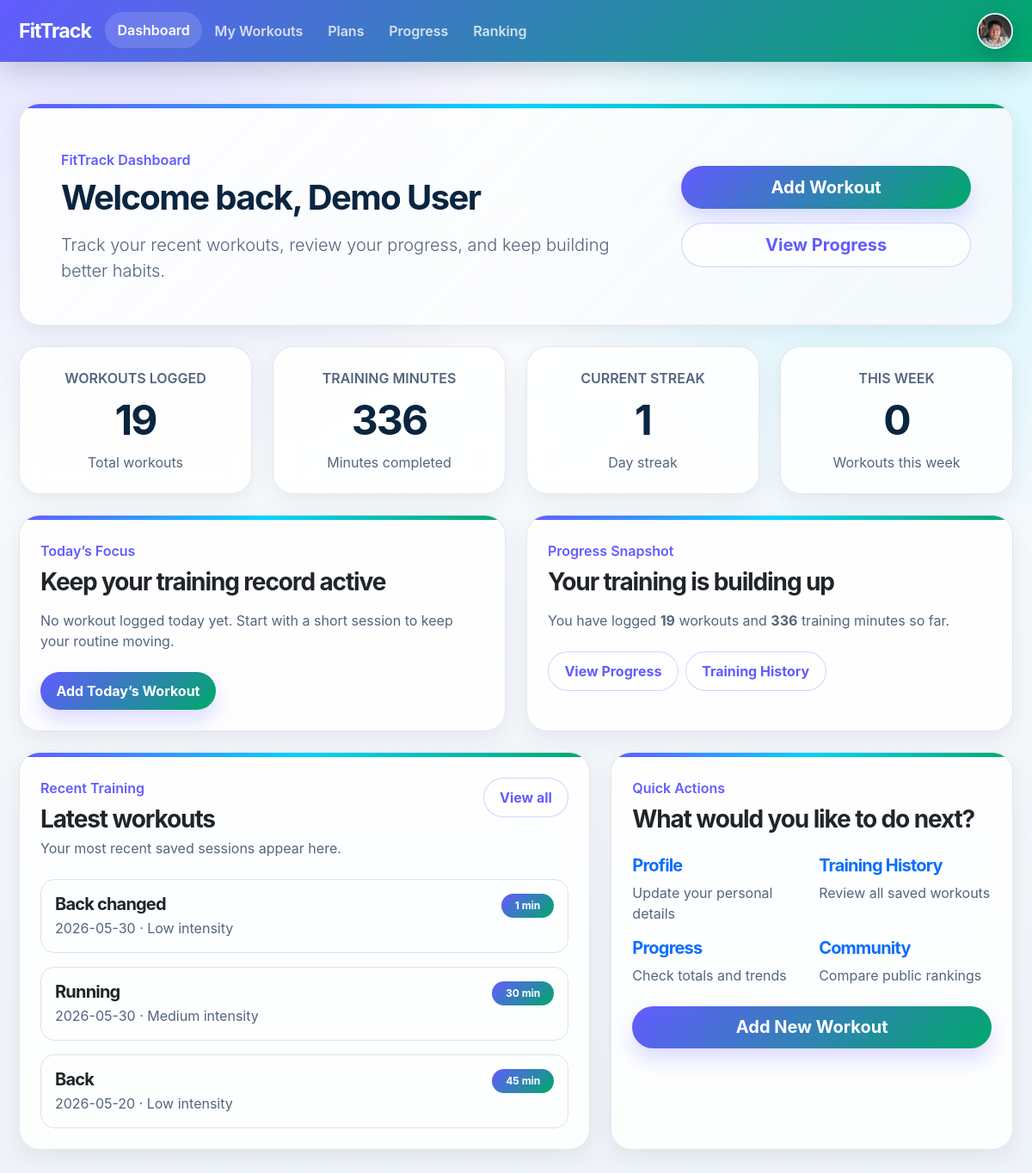
The app's page /dashboard (signed in) with its own data.
### app.py (models this page shows, shortened)
class User(db.Model):
    __tablename__ = "users"
    id = db.Column(db.Integer, primary_key=True)
    name = db.Column(db.String(100), nullable=False)
    email = db.Column(db.String(120), unique=True, nullable=False)
    password_hash = db.Column(db.String(255), nullable=False)
    goal = db.Column(db.String(200), nullable=True)
    member_since = db.Column(db.String(50), nullable=True)
    location = db.Column(db.String(100), nullable=True)
    avatar_filename = db.Column(db.String(255), nullable=True)
    show_public_profile = db.Column(db.Boolean, nullable=False, default=True)
    show_public_fitness = db.Column(db.Boolean, nullable=False, default=True)
    workouts = db.relationship(
        "Workout",
        backref="owner",
        lazy=True,
        cascade="all, delete-orphan"
    )

class Workout(db.Model):
    __tablename__ = "workouts"
    id = db.Column(db.Integer, primary_key=True)
    date = db.Column(db.String(20), nullable=False)
    type = db.Column(db.String(50), nullable=False)
    duration = db.Column(db.Integer, nullable=False)
    intensity = db.Column(db.String(20), nullable=False)
    notes = db.Column(db.Text, nullable=True)
    started_at = db.Column(db.DateTime, nullable=True)
    finished_at = db.Column(db.DateTime, nullable=True)
    user_id = db.Column(db.Integer, db.ForeignKey("users.id"), nullable=False)
    sets = db.relationship(
        "WorkoutSet",
        backref="workout",
        lazy=True,
        cascade="all, delete-orphan"
    )

### app.py (the view)
@app.route("/dashboard")
def dashboard():
    if not is_logged_in():
        return redirect(url_for("login"))
    user = current_user()
    if user is None:
        session.clear()
        return redirect(url_for("login"))
    recent_workout_objects = (
        Workout.query
        .filter_by(user_id=user.id)
        .order_by(Workout.date.desc(), Workout.id.desc())
        .limit(3)
        .all()
    )
    recent_workouts = [
        workout_to_dict(workout)
        for workout in recent_workout_objects
    ]
    statistics = get_statistics(user)
    return render_template(
        "dashboard.html",
        email=user.email,
        recent_workouts=recent_workouts,
        statistics=statistics,
    )

### templates/dashboard.html (shortened to what this page needs)
<!doctype html>
<html lang="en">
<head>
    <link
        href="https://cdn.jsdelivr.net/npm/bootstrap@5.3.3/dist/css/bootstrap.min.css"
        rel="stylesheet"
    >
    <link
        rel="stylesheet"
        href="{{ url_for('static', filename='css/styles.css') }}"
    >
</head>
<body class="bg-light">
<header>
    <nav class="navbar navbar-expand-lg navbar-dark bg-success">
        <div class="container">
            <a class="navbar-brand fw-bold" href="{% if session.get('user_id') %}{{ url_for('dashboard') }}{% else %}{{ url_for('home') }}{% endif %}">
    FitTrack
</a>
            <div class="collapse navbar-collapse" id="appNav">
                <ul class="navbar-nav me-auto align-items-lg-center">
                    <li class="nav-item">
                        <a class="nav-link active" href="{{ url_for('dashboard') }}">Dashboard</a>
                    </li>
                    <li class="nav-item">
                        <a class="nav-link" href="{{ url_for('workouts') }}">My Workouts</a>
                    </li>
                    <li class="nav-item">
                        <a class="nav-link" href="{{ url_for('plans') }}">Plans</a>
                    </li>
                    <li class="nav-item">
                        <a class="nav-link" href="{{ url_for('progress') }}">Progress</a>
                    </li>
                    <li class="nav-item">
                        <a class="nav-link" href="{{ url_for('ranking') }}">Ranking</a>
                    </li>
                </ul>
                <div class="d-flex align-items-center mt-3 mt-lg-0">
                    <div class="dropdown">
                        <button
                            class="btn p-0 border-0 bg-transparent profile-dropdown-toggle"
                            type="button"
                            data-bs-toggle="dropdown"
                            aria-expanded="false"
                            aria-label="Open profile menu"
                        >
                            {% if nav_profile and nav_profile.avatar_filename %}
                                <img
                                    src="{{ url_for('static', filename='uploads/' ~ nav_profile.avatar_filename) }}"
                                    alt="Profile"
                                    class="profile-icon"
                                >
                            {% endif %}
                        </button>
                    </div>
                </div>
            </div>
        </div>
    </nav>
</header>
<main class="py-5">
    <div class="container">
        <section class="card border-0 shadow-sm hero-card mb-4">
            <div class="card-body p-4 p-lg-5">
                <div class="row align-items-center g-4">
                    <div class="col-lg-8">
                        <p class="fw-semibold mb-2" style="color: #635bff;">
                            FitTrack Dashboard
                        </p>
                        <h1 class="display-6 fw-bold mb-3">
                            Welcome back{% if nav_profile and nav_profile.name %}, {{ nav_profile.name }}{% endif %}
                        </h1>
                        <p class="lead text-muted mb-0">
                            Track your recent workouts, review your progress, and keep building better habits.
                        </p>
                    </div>
                    <div class="col-lg-4">
                        <div class="d-grid gap-3">
                            <a href="{{ url_for('add_workout') }}" class="btn btn-success btn-lg">
                                Add Workout
                            </a>
                            <a href="{{ url_for('progress') }}" class="btn btn-outline-success btn-lg">
                                View Progress
                            </a>
                        </div>
                    </div>
                </div>
            </div>
        </section>
        <section class="row g-4 mb-4">
            <div class="col-md-6 col-xl-3">
                <div class="card border-0 shadow-sm h-100 stat-card">
                    <div class="card-body text-center p-4">
                        <p class="text-muted fw-semibold mb-2">WORKOUTS LOGGED</p>
                        <h2 class="display-5 fw-bold mb-2">
                            {{ statistics.total_workouts }}
                        </h2>
                        <p class="text-muted mb-0">Total workouts</p>
                    </div>
                </div>
            </div>
            <div class="col-md-6 col-xl-3">
                <div class="card border-0 shadow-sm h-100 stat-card">
                    <div class="card-body text-center p-4">
                        <p class="text-muted fw-semibold mb-2">TRAINING MINUTES</p>
                        <h2 class="display-5 fw-bold mb-2">
                            {{ statistics.total_minutes }}
                        </h2>
                        <p class="text-muted mb-0">Minutes completed</p>
                    </div>
                </div>
            </div>
            <div class="col-md-6 col-xl-3">
                <div class="card border-0 shadow-sm h-100 stat-card">
                    <div class="card-body text-center p-4">
                        <p class="text-muted fw-semibold mb-2">CURRENT STREAK</p>
                        <h2 class="display-5 fw-bold mb-2">
                            {{ statistics.current_streak }}
                        </h2>
                        <p class="text-muted mb-0">Day streak</p>
                    </div>
                </div>
            </div>
            <div class="col-md-6 col-xl-3">
                <div class="card border-0 shadow-sm h-100 stat-card">
                    <div class="card-body text-center p-4">
                        <p class="text-muted fw-semibold mb-2">THIS WEEK</p>
                        <h2 class="display-5 fw-bold mb-2">
                            {{ statistics.workouts_this_week|default(0) }}
                        </h2>
                        <p class="text-muted mb-0">Workouts this week</p>
                    </div>
                </div>
            </div>
        </section>
        <section class="row g-4 mb-4">
            <div class="col-lg-6">
                <div class="card border-0 shadow-sm h-100 dashboard-info-card">
                    <div class="card-body p-4">
                        <p class="fw-semibold mb-2" style="color: #635bff;">
                            Today’s Focus
                        </p>
                        <h2 class="h3 fw-bold mb-3">
                            Keep your training record active
                        </h2>
                        <p class="text-muted mb-4">
                            No workout logged today yet. Start with a short session to keep your routine moving.
                        </p>
                        <a href="{{ url_for('add_workout') }}" class="btn btn-success">
                            Add Today’s Workout
                        </a>
                    </div>
                </div>
            </div>
            <div class="col-lg-6">
                <div class="card border-0 shadow-sm h-100 dashboard-info-card">
                    <div class="card-body p-4">
                        <p class="fw-semibold mb-2" style="color: #635bff;">
                            Progress Snapshot
                        </p>
                        <h2 class="h3 fw-bold mb-3">
                            Your training is building up
                        </h2>
                        <p class="text-muted mb-4">
                            You have logged
                            <strong>{{ statistics.total_workouts }}</strong>
                            workouts and
                            <strong>{{ statistics.total_minutes }}</strong>
                            training minutes so far.
                        </p>
                        <div class="d-flex flex-wrap gap-2">
                            <a href="{{ url_for('progress') }}" class="btn btn-outline-success">
                                View Progress
                            </a>
                            <a href="{{ url_for('workouts') }}" class="btn btn-outline-success">
                                Training History
                            </a>
                        </div>
                    </div>
                </div>
            </div>
        </section>
        <section class="row g-4">
            <div class="col-lg-7">
                <div class="card border-0 shadow-sm h-100 dashboard-info-card">
                    <div class="card-body p-4">
                        <div class="d-flex justify-content-between align-items-start gap-3 mb-4">
                            <div>
                                <p class="fw-semibold mb-2" style="color: #635bff;">
                                    Recent Training
                                </p>
                                <h2 class="h3 fw-bold mb-1">
                                    Latest workouts
                                </h2>
                                <p class="text-muted mb-0">
                                    Your most recent saved sessions appear here.
                                </p>
                            </div>
                            <a href="{{ url_for('workouts') }}" class="btn btn-outline-success">
                                View all
                            </a>
                        </div>
                        {% if recent_workouts %}
                            <div class="d-grid gap-3">
                                {% for workout in recent_workouts %}
                                    <div class="recent-workout-item p-3 rounded-4 border">
                                        <div class="d-flex justify-content-between align-items-start gap-3">
                                            <div>
                                                <h3 class="h5 fw-bold mb-1">
                                                    {{ workout.type }}
                                                </h3>
                                                <p class="text-muted mb-0">
                                                    {{ workout.date }} · {{ workout.intensity }} intensity
                                                </p>
                                            </div>
                                            <span class="badge text-bg-success rounded-pill px-3 py-2">
                                                {{ workout.duration }} min
                                            </span>
                                        </div>
                                    </div>
                                {% endfor %}
                            </div>
                        {% endif %}
                    </div>
                </div>
            </div>
            <div class="col-lg-5">
                <div class="card border-0 shadow-sm h-100 dashboard-info-card">
                    <div class="card-body p-4">
                        <p class="fw-semibold mb-2" style="color: #635bff;">
                            Quick Actions
                        </p>
                        <h2 class="h3 fw-bold mb-4">
                            What would you like to do next?
                        </h2>
                        <div class="row g-3">
                            <div class="col-sm-6">
                                <a href="{{ url_for('profile') }}" class="quick-action-card text-decoration-none">
                                    <h3 class="h5 fw-bold mb-2">Profile</h3>
                                    <p class="text-muted mb-0">Update your personal details</p>
                                </a>
                            </div>
                            <div class="col-sm-6">
                                <a href="{{ url_for('workouts') }}" class="quick-action-card text-decoration-none">
                                    <h3 class="h5 fw-bold mb-2">Training History</h3>
                                    <p class="text-muted mb-0">Review all saved workouts</p>
                                </a>
                            </div>
                            <div class="col-sm-6">
                                <a href="{{ url_for('progress') }}" class="quick-action-card text-decoration-none">
                                    <h3 class="h5 fw-bold mb-2">Progress</h3>
                                    <p class="text-muted mb-0">Check totals and trends</p>
                                </a>
                            </div>
                            <div class="col-sm-6">
                                <a href="{{ url_for('ranking') }}" class="quick-action-card text-decoration-none">
                                    <h3 class="h5 fw-bold mb-2">Community</h3>
                                    <p class="text-muted mb-0">Compare public rankings</p>
                                </a>
                            </div>
                        </div>
                        <div class="d-grid mt-4">
                            <a href="{{ url_for('add_workout') }}" class="btn btn-success btn-lg">
                                Add New Workout
                            </a>
                        </div>
                    </div>
                </div>
            </div>
        </section>
    </div>
</main>
</body>
</html>

### records on screen
User: avatar_filename (picture), name "Demo User"
Workout: type "Back changed", date "2026-05-30", intensity "Low", duration "1"
Workout: type "Running", date "2026-05-30", intensity "Medium", duration "30"
Workout: type "Back", date "2026-05-20", intensity "Low", duration "45"

### other values on screen
{{ statistics.total_workouts }} "19"
{{ statistics.total_minutes }} "336"
{{ statistics.current_streak }} "1"
{{ statistics.workouts_this_week|default(0) }} "0"
